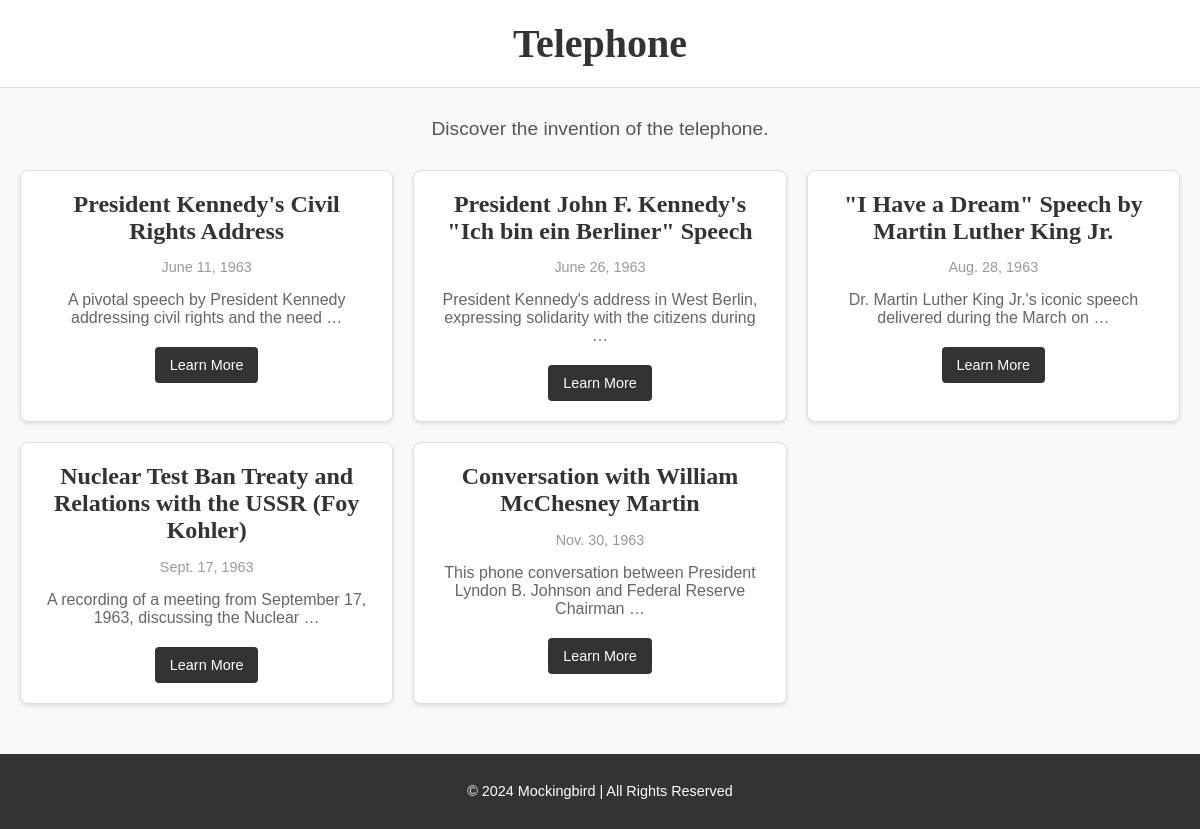
Screenshot of /theme/6/ with the database file from the repository.
### events/models.py (models this page shows)
class Event(models.Model):
    theme_id = models.IntegerField(default=1)  # Ensure theme_id is set for all events
    title = models.CharField(max_length=200)
    description = models.TextField()
    date = models.DateField(default=datetime.date.today)
    media_type = models.CharField(max_length=10, choices=[('photo', 'Photo'), ('audio', 'Audio'), ('video', 'Video')], default='photo')
    media_file = models.FileField(upload_to='media/', default='media/placeholder.JPG')

### events/views.py (the view)
# urls.py: path('theme/<int:theme_id>/', views.theme_events, name='theme_events'),
def theme_events(request, theme_id):
    theme = themes.get(theme_id)
    if not theme:
        return render(request, "404.html")  # 404 page for invalid themes
    events = Event.objects.filter(theme_id=theme_id).order_by('date')  # Fetch all events for the theme
    return render(request, "events/theme_events.html", {
        "theme": theme,
        "events": events,
    })

### events/templates/events/theme_events.html (shortened to what this page needs)
<!DOCTYPE html>
<html lang="en">
<head>
    {% load static %}
    <link rel="stylesheet" href="{% static 'events/css/styles.css' %}">
</head>
<body>
    <header class="header">
        <h1>{{ theme.name }}</h1>
    </header>
    <div class="container">
        <p class="theme-description">{{ theme.description }}</p>
        <div class="events-grid">
            {% for event in events %}
                <div class="event-card">
                    <div class="event-card-content">
                        <h3 class="event-title">{{ event.title }}</h3>
                        <p class="event-date">{{ event.date }}</p>
                        <p class="event-description">{{ event.description|truncatewords:12 }}</p>
                        <a class="event-link" href="{% url 'event_detail' theme_id=event.theme_id event_id=event.id %}">Learn More</a>
                    </div>
                </div>
            {% endfor %}
        </div>
    </div>
    <footer class="footer">
        <p>© 2024 Mockingbird | All Rights Reserved</p>
    </footer>
</body>
</html>

### events/static/events/css/styles.css (style rules this page uses)
body { font-family: 'Arial', sans-serif; margin: 0; padding: 0; background-color: #f9f9f9; color: #333; }
h1, h3 { font-family: 'Playfair Display', serif; margin: 0; }
a { text-decoration: none; color: inherit; }
.header { background-color: #ffffff; text-align: center; padding: 20px 0; border-bottom: 1px solid #ddd; }
.header h1 { font-size: 2.5rem; color: #333; }
.container { max-width: 1200px; margin: 30px auto; padding: 0 20px; }
.theme-description { text-align: center; font-size: 1.2rem; margin-bottom: 30px; color: #555; }
.events-grid { display: grid; grid-template-columns: repeat(auto-fit, minmax(300px, 1fr)); gap: 20px; padding: 0; }
.event-card { background-color: #ffffff; border: 1px solid #ddd; border-radius: 8px; box-shadow: 0 2px 4px rgba(0, 0, 0, 0.1); overflow: hidden; transition: box-shadow 0.3s ease, transform 0.3s ease; }
.event-card-content { padding: 20px; text-align: center; }
.event-title { font-size: 1.5rem; margin-bottom: 10px; color: #333; }
.event-date { font-size: 0.9rem; color: #999; margin-bottom: 15px; }
.event-description { font-size: 1rem; color: #666; margin-bottom: 20px; }
.event-link { display: inline-block; padding: 10px 15px; background-color: #333; color: #ffffff; border-radius: 4px; font-size: 0.9rem; transition: background-color 0.3s ease; }
.footer { background-color: #333; color: #ffffff; text-align: center; padding: 15px 0; margin-top: 50px; font-size: 0.9rem; }

### rows the page displays
Event: title "President Kennedy's Civil Rights Address", date "June 11, 1963", description "A pivotal speech by President Kennedy addressing civil rights and the need …"
Event: title "President John F. Kennedy's \"Ich bin ein Berliner\" Speech", date "June 26, 1963", description "President Kennedy's address in West Berlin, expressing solidarity with the citizens during …"
Event: title "\"I Have a Dream\" Speech by Martin Luther King Jr.", date "Aug. 28, 1963", description "Dr. Martin Luther King Jr.'s iconic speech delivered during the March on …"
Event: title "Nuclear Test Ban Treaty and Relations with the USSR (Foy Kohler)", date "Sept. 17, 1963", description "A recording of a meeting from September 17, 1963, discussing the Nuclear …"
Event: title "Conversation with William McChesney Martin", date "Nov. 30, 1963", description "This phone conversation between President Lyndon B. Johnson and Federal Reserve Chairman …"

### other values shown
{{ theme.name }} "Telephone"
{{ theme.description }} "Discover the invention of the telephone."
